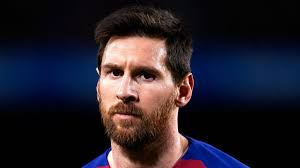
#> input picture messi.jpg, 300 x 168 px, found by its file name
$ jupyter execute face_recog.ipynb
#> lines starting #> are read from the running program, lines starting #| are printed output that depends on the picture
#> further down, img is the input picture: shape (168, 300, 3); mean B, G, R 42, 31.8, 37
[cell 1]
import cv2

[cell 2]
def name_map(x):
    if x=='sachin':
        return 0
    if x=='obama':
        return 1
    if x=='messi':
        return 2

[cell 3]
def get_name(x):
    if x==0:
        return 'sachin'
    if x==1:
        return 'obama'
    if x==2:
        return 'messi'

[cell 4]
def detect_face(img):
    gray=cv2.cvtColor(img,cv2.COLOR_BGR2GRAY)
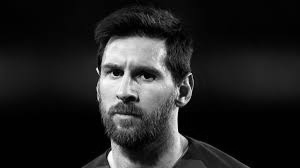
#> gray: shape (168, 300); min 0, max 253, mean 34.5
    face_cascade=cv2.CascadeClassifier(r'D:\DL Projects\face_recognition\haarcascade_frontalface_default (1).xml')
    face=face_cascade.detectMultiScale(gray,minNeighbors=4)
#> face = [[83, 38, 92, 92]]
    if len(face)==0:
        return None,None
    x,y,w,h=face[0]
#> x = 83; y = 38; w = 92; h = 92
    return gray[x:x+w,y:y+h],face[0]

[cell 5]
img=cv2.imread(r'D:\DL Projects\face_recognition\messi.jpg')
img,rect=detect_face(img)
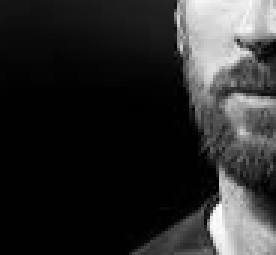
#> img: shape (85, 92) (shown 3 times larger); min 0, max 253, mean 44.2
#> rect = [83, 38, 92, 92]

[cell 6]
import os

[cell 7]
def prepare_training_data(data_folder):
#> called with data_folder = 'D:\\DL Projects\\face_recognition\\DB'
    dirs=os.listdir(data_folder)
    #print(dirs)
    faces=[]
    labels=[]
    for dir_name in dirs:
        sub_dir=data_folder+'/'+dir_name
        #print(sub_dir)
        images=os.listdir(sub_dir)
        #print(images)
        for img in images:
            imgpath=sub_dir+'/'+img
            #print(imgpath)
            image=cv2.imread(imgpath)
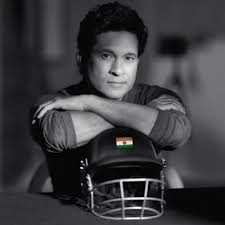
#> input picture DB/sachin/01.jpg, 225 x 225 px, found by its file name
#> image is the input picture: shape (225, 225, 3); mean B, G, R 61.6, 60.1, 60.1
            cv2.imshow('training images',image)
            cv2.waitKey(500)
    cv2.waitKey(1)
    cv2.destroyAllWindows()
